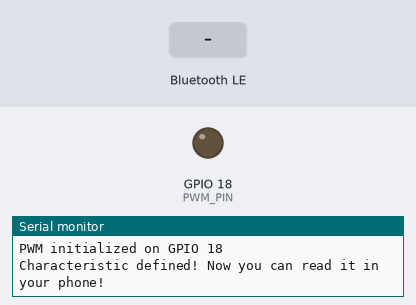
The program below on a simulated ESP32. On the bench: output pins drawn as LEDs (lit = HIGH), the last lines printed to the serial monitor. Inputs (shaded band) come from the test bench. Nothing arrives over Bluetooth unless stated; a phone connects over Bluetooth LE 3 s after start.

Above: at 2.2 s.
2.3 s: Bluetooth LE write "1" received
At 3.2 s:
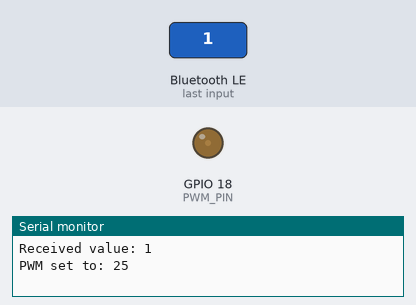
3.8 s: Bluetooth LE write "5" received
At 4.4 s:
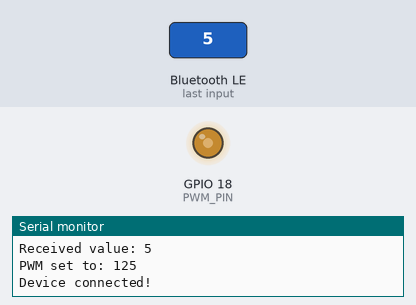
5.3 s: Bluetooth LE write "200" received
At 6.7 s:
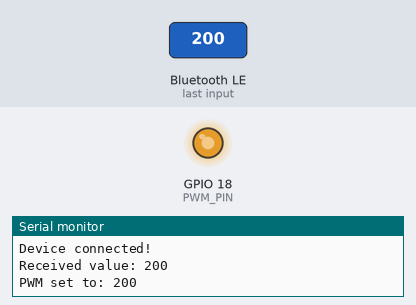
Timing chart, 0 to 8.3 s (numbered marks = the images above; inputs shaded):
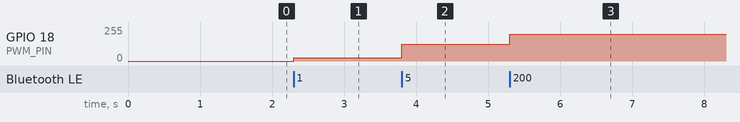

The program:

main.cpp
```cpp
#include <Arduino.h>
#include <BLEDevice.h>
#include <BLEServer.h>
#include <BLEUtils.h>
#include <BLE2902.h>

// BLE UUIDs
#define SERVICE_UUID        "4fafc201-1fb5-459e-8fcc-c5c9c331914b"
#define CHARACTERISTIC_UUID "beb5483e-36e1-4688-b7f5-ea07361b26a8"

// PWM Configuration
#define PWM_PIN 18
#define PWM_CHANNEL 0
#define PWM_FREQUENCY 5000
#define PWM_RESOLUTION 8

BLEServer *pServer = NULL;
BLECharacteristic *pCharacteristic = NULL;
bool deviceConnected = false;
bool oldDeviceConnected = false;

class MyServerCallbacks: public BLEServerCallbacks {
    void onConnect(BLEServer* pServer) {
      deviceConnected = true;
      Serial.println("Device connected!");
    };

    void onDisconnect(BLEServer* pServer) {
      deviceConnected = false;
      Serial.println("Device disconnected!");
    }
};

class MyCharacteristicCallbacks: public BLECharacteristicCallbacks {
    void onWrite(BLECharacteristic *pCharacteristic) {
      std::string rxValue = pCharacteristic->getValue();

      if (rxValue.length() > 0) {
        Serial.print("Received value: ");
        for (int i = 0; i < rxValue.length(); i++)
          Serial.print(rxValue[i]);
        Serial.println();

        // Convert received value to PWM duty cycle (0-255)
        uint8_t pwmValue = 0;

        // Try to parse as integer
        if (rxValue.length() == 1) {
          // Single digit (0-9)
          pwmValue = (uint8_t)(rxValue[0] - '0');
          pwmValue = pwmValue * 25; // Scale 0-9 to 0-225
        } else {
          // Parse as full number (0-255)
          pwmValue = (uint8_t)std::stoi(rxValue);
        }

        // Constrain value to 0-255
        if (pwmValue > 255) pwmValue = 255;

        // Set PWM duty cycle
        ledcWrite(PWM_CHANNEL, pwmValue);
        Serial.print("PWM set to: ");
        Serial.println(pwmValue);
      }
    }
};

void setup() {
  Serial.begin(115200);
  delay(1000);

  Serial.println("Starting BLE work!");

  // Configure PWM on GPIO 18
  ledcSetup(PWM_CHANNEL, PWM_FREQUENCY, PWM_RESOLUTION);
  ledcAttachPin(PWM_PIN, PWM_CHANNEL);
  ledcWrite(PWM_CHANNEL, 0); // Start with PWM off
  Serial.println("PWM initialized on GPIO 18");

  // Create the BLE Device
  BLEDevice::init("EspCode");

  // Create the BLE Server
  pServer = BLEDevice::createServer();
  pServer->setCallbacks(new MyServerCallbacks());

  // Create the BLE Service
  BLEService *pService = pServer->createService(SERVICE_UUID);

  // Create a BLE Characteristic
  pCharacteristic = pService->createCharacteristic(
                      CHARACTERISTIC_UUID,
                      BLECharacteristic::PROPERTY_READ |
                      BLECharacteristic::PROPERTY_WRITE |
                      BLECharacteristic::PROPERTY_NOTIFY |
                      BLECharacteristic::PROPERTY_INDICATE
                    );

  // https://www.bluetooth.com/specifications/gatt/viewer?attributeXmlFile=org.bluetooth.descriptor.gatt.client_characteristic_configuration.xml
  // Create a BLE Descriptor
  pCharacteristic->addDescriptor(new BLE2902());

  // Set callback
  pCharacteristic->setCallbacks(new MyCharacteristicCallbacks());

  // Start the service
  pService->start();

  // Start advertising
  BLEAdvertising *pAdvertising = BLEDevice::getAdvertising();
  pAdvertising->addServiceUUID(SERVICE_UUID);
  pAdvertising->setScanResponse(true);
  pAdvertising->setMinPreferred(0x0);  // set value to 0x00 to not advertise this parameter
  BLEDevice::startAdvertising();
  Serial.println("Characteristic defined! Now you can read it in your phone!");
}

void loop() {
  // notify changed value
  if (deviceConnected) {
    pCharacteristic->setValue("Connected");
    pCharacteristic->notify();
    delay(10);
  }

  // disconnecting
  if (!deviceConnected && oldDeviceConnected) {
    delay(500); // give the bluetooth stack the chance to get things ready
    pServer->startAdvertising(); // restart advertising
    Serial.println("start advertising");
    oldDeviceConnected = deviceConnected;
  }

  // connecting
  if (deviceConnected && !oldDeviceConnected) {
    oldDeviceConnected = deviceConnected;
  }

  delay(2000);
}
```

Measured:
- after the input at 2.3 s, GPIO 18 (PWM_PIN): 0/255 → 25/255 at once
- after the input at 3.8 s, GPIO 18 (PWM_PIN): 25/255 → 125/255 at once
- after the input at 5.3 s, GPIO 18 (PWM_PIN): 125/255 → 199/255 at once
